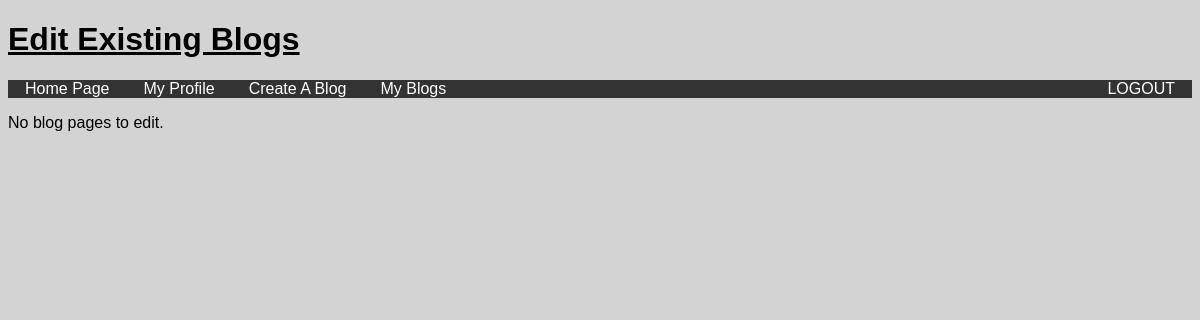
Page /edit_page (signed in) on the earlier database version.
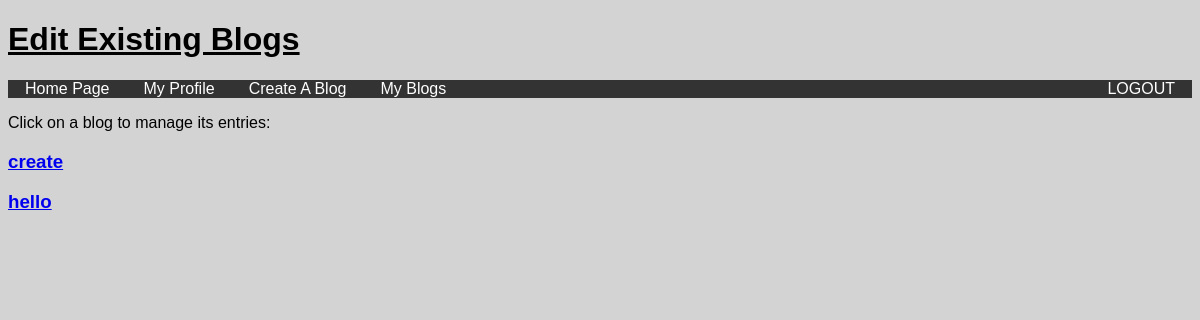
Same page on the later database version.
### tables this page shows
CREATE TABLE blogs(blog_name TEXT, blog_creator TEXT, blog_link TEXT, blog_content TEXT, last_edited INTEGER);

### __init__.py (the view)
@app.route("/edit_page") # show user's blogs as clickable list
def edit_page():
    if 'username' not in session:
        return redirect(url_for('index'))
    db = sqlite3.connect(DB_FILE)
    c = db.cursor()
    username = session['username']
    c.execute(f"SELECT blog_name, blog_creator FROM blogs WHERE blog_creator = '{username}'")
    blogs = c.fetchall()
    db.close()
    return render_template('edit_page.html', blogs=blogs)

### templates/edit_page.html (shortened to what this page needs)
<!DOCTYPE html>
<html>
  <head>
    <link rel="stylesheet" href="../static/edit_page.css"/>
    <link rel="stylesheet" href="../static/nav.css" />
    <h1>Edit Existing Blogs</h1>
  </head>
  <body>
    <nav>
      <ul class="nav-links">
        <li><a href="{{ url_for('homepage') }}">Home Page</a></li>
        <li><a href="{{ url_for('profile') }}">My Profile</a></li>
        <li><a href="{{ url_for('create_page') }}">Create A Blog</a></li>
        <li><a href="{{ url_for('edit_page') }}">My Blogs</a></li>
        <li><a href="{{ url_for('logout') }}">LOGOUT</a></li>
      </ul>
    </nav>
    {% if blogs %}
    <p>Click on a blog to manage its entries:</p>
    {% for blog in blogs %}
    <h3>
      <a href="{{ url_for('edit_blog', blog_name=blog[0]) }}">{{ blog[0] }}</a>
    </h3>
    {% endfor %}
    {% else %}
    <p>No blog pages to edit.</p>
    {% endif %}
  </body>
</html>

Differences in the rows shown:
added blogs: blog_name "create"
added blogs: blog_name "hello"
Other differences:
text no longer shown: "No blog pages to edit."
text now shown: "Click on a blog to manage its entries:"
